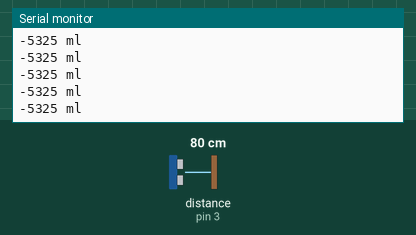
This sketch was run on a simulated Arduino Uno, built with avr-gcc and run on an emulated ATmega328P. Shown: the last lines printed to the serial monitor. The inputs (shaded band) are chosen by the test bench; at power-on: distance to the obstacle (sensor on pin 3) 80 cm. The echo pulse lasts 58.3 µs per cm.

Above: at 1.2 s.
1.3 s: distance to the obstacle (sensor on pin 3) set to 60 cm
At 1.6 s:
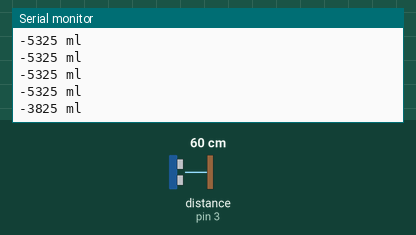
4.3 s: distance to the obstacle (sensor on pin 3) set to 2 cm
At 4.46 s:
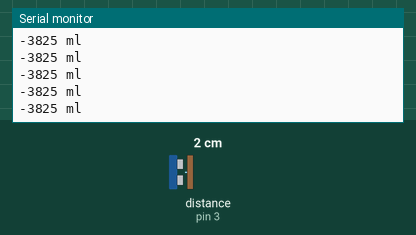
Timing chart, 0 to 7.3 s (numbered marks = the images above; inputs shaded):
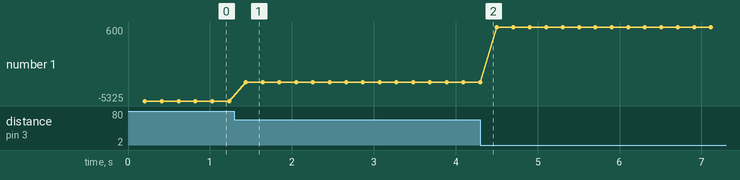

Measured:
- after the input at 1.3 s, the serial monitor: prints a new line after 0.14 s (image 1)
- plotted number 1: -5325 → -3825 after the input at 1.3 s, -3825 → 600 after the input at 4.3 s

The sketch:

DistanceSensor.ino
```cpp
#include <NewPing.h> //Bibliothek fuer den Sensor (in IDE einbinden)

//Ground = Schwarz Schwarz; 5V = Grau Weiß;

#define TRIG_PIN 2  //Pin eins fuer den Trigger;  Braun Gruen;
#define ECHO_PIN 3 //Pin zwei fuer das Echo      Schwarz Gelb;
#define MAX_DIST 400

NewPing sonar(TRIG_PIN, ECHO_PIN, MAX_DIST);

void setup() {
  Serial.begin(9600);
}
void loop() {
  delay(200); //Messungshaufigkeit in ms
  unsigned int distanceCM = sonar.ping_cm();
  int umrechnung = (10 - distanceCM) * 75; // Umrechung der Werte, damit der ml Wasserstand zurueckgegeben wird.

  Serial.print(umrechnung); //Ausgabe der Fuellmenge nach Multiplikation mit dem Faktor des Anstiegs vom Wasserstand

  Serial.println(" ml");
  //INFO bei einem Messfehler kann der Wert negativ sein, daher Ausgabe an die SST / GUI beachten!
}
```
